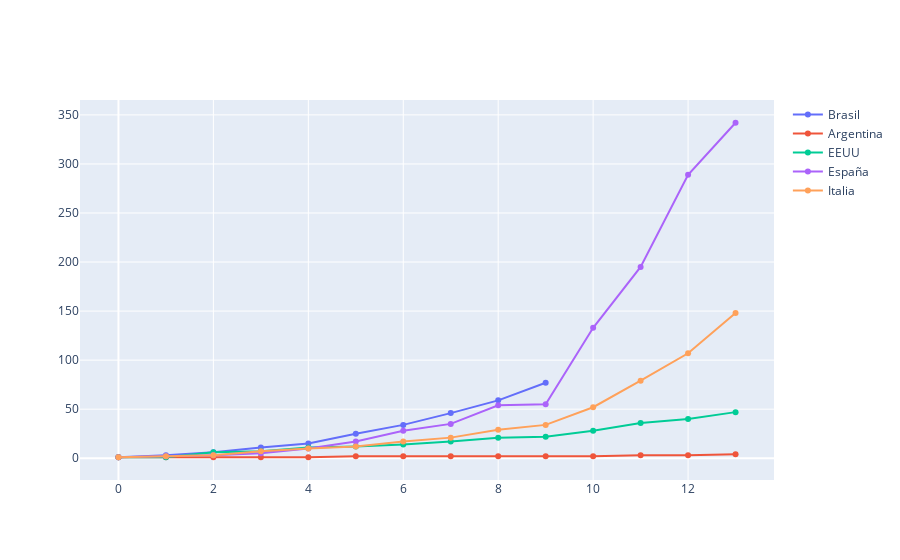

Here is the notebook cell this chart was saved with:
### Markdown cell above
<h3>BRASIL VS ESPAÑA VS ITALIA VS EEUU VS ARGENTINA FALLECIMIENTOS</h3>

### Code cell
days_margin = 4

fig = go.Figure()

arg = confirmed_df.loc['Brazil',:][confirmed_df.loc['Brazil',:]>0]
arg.reset_index(drop=True, inplace=True)
fig.add_trace(go.Scatter(x=arg.index, y=arg, mode='lines+markers', name='Brasil'))

days_to_compare = arg.count() + days_margin
days_to_compare

arg = confirmed_df.loc['Argentina',:][confirmed_df.loc['Argentina',:]>0]
arg = arg[0:days_to_compare]
arg.reset_index(drop=True, inplace=True)
fig.add_trace(go.Scatter(x=arg.index, y=arg, mode='lines+markers', name='Argentina'))

arg = confirmed_df.loc['US',:][confirmed_df.loc['US',:]>0]
arg = arg[0:days_to_compare]
arg.reset_index(drop=True, inplace=True)
fig.add_trace(go.Scatter(x=arg.index, y=arg, mode='lines+markers', name='EEUU'))

arg = confirmed_df.loc['Spain',:][confirmed_df.loc['Spain',:]>0]
arg = arg[0:days_to_compare]
arg.reset_index(drop=True, inplace=True)
fig.add_trace(go.Scatter(x=arg.index, y=arg, mode='lines+markers', name='España'))

arg = confirmed_df.loc['Italy',:][confirmed_df.loc['Italy',:]>0]
arg.reset_index(drop=True, inplace=True)
arg = arg[0:days_to_compare]
fig.add_trace(go.Scatter(x=arg.index, y=arg, mode='lines+markers', name='Italia'))

fig.show()

### Figure 1 — Plotly figure (JSON) as saved in the notebook; plotly's stock layout.template omitted (floating-point values rounded to 4 significant figures)
{"data": [{"mode": "lines+markers", "name": "Brasil", "type": "scatter", "x": [0, 1, 2, 3, 4, 5, 6, 7, 8, 9], "y": [1, 3, 6, 11, 15, 25, 34, 46, 59, 77]}, {"mode": "lines+markers", "name": "Argentina", "type": "scatter", "x": [0, 1, 2, 3, 4, 5, 6, 7, 8, 9, 10, 11, 12, 13], "y": [1, 1, 1, 1, 1, 2, 2, 2, 2, 2, 2, 3, 3, 4]}, {"mode": "lines+markers", "name": "EEUU", "type": "scatter", "x": [0, 1, 2, 3, 4, 5, 6, 7, 8, 9, 10, 11, 12, 13], "y": [1, 1, 6, 7, 11, 12, 14, 17, 21, 22, 28, 36, 40, 47]}, {"mode": "lines+markers", "name": "España", "type": "scatter", "x": [0, 1, 2, 3, 4, 5, 6, 7, 8, 9, 10, 11, 12, 13], "y": [1, 2, 3, 5, 10, 17, 28, 35, 54, 55, 133, 195, 289, 342]}, {"mode": "lines+markers", "name": "Italia", "type": "scatter", "x": [0, 1, 2, 3, 4, 5, 6, 7, 8, 9, 10, 11, 12, 13], "y": [1, 2, 3, 7, 10, 12, 17, 21, 29, 34, 52, 79, 107, 148]}], "layout": {}}
